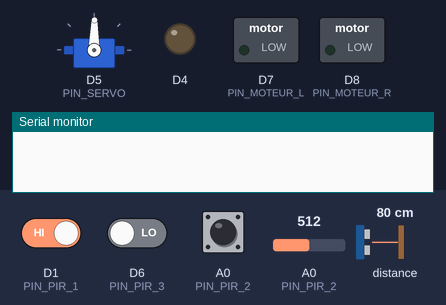
This sketch was run on a simulated ESP8266 (NodeMCU). On the bench: servo, switched loads named in the sketch (green lamp = pin HIGH), output pins drawn as LEDs (lit = HIGH, except the on-board LED, lit = LOW), the last lines printed to the serial monitor. Dashed ring = blinking. The test bench sets the inputs (shaded band); at power-on: D1 (PIN_PIR_1) HIGH, A0 (PIN_PIR_2) = 512, distance to the obstacle 80 cm, D6 (PIN_PIR_3) LOW, A0 (PIN_PIR_2) HIGH. The echo pulse lasts 58.3 µs per cm. At 32.2 s the program restarts the board; the recording ends there.

Above: at 13.3 s.
13.4 s: D1 (PIN_PIR_1) driven LOW
At 17.83 s:
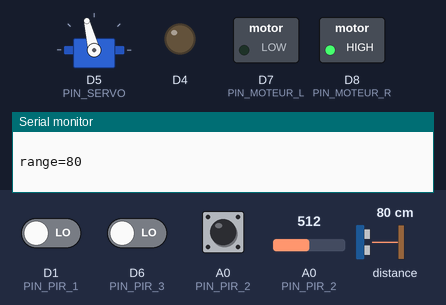
19.2 s: A0 (PIN_PIR_2) set to 493
At 24.3 s:
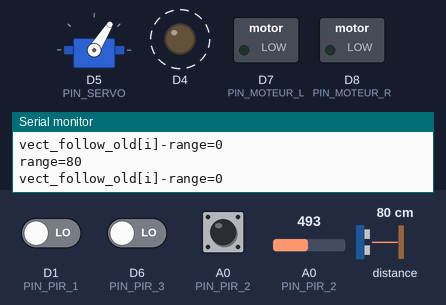
25.1 s: distance to the obstacle set to 35 cm
At 27.25 s:
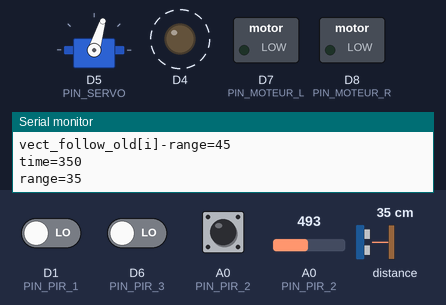
28.6 s: distance to the obstacle set to 2 cm
At 29.8 s:
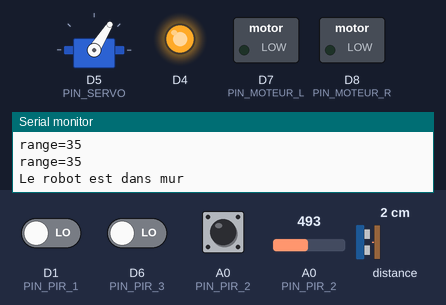
Timing chart, 0 to 31.6 s (numbered marks = the images above; inputs shaded):
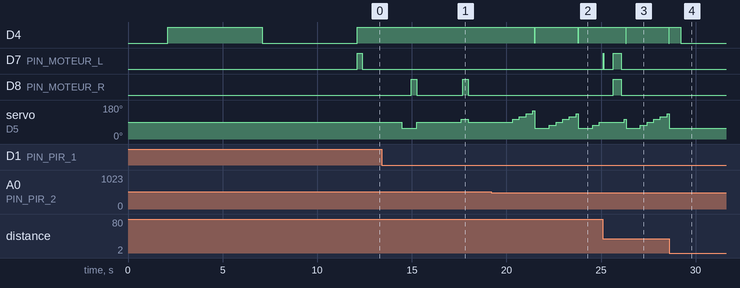

The sketch:

main.ino
```cpp
#include "control.h"
#include "exception.h"

#define BAUDRATE      115200

Robot robot;

void setup() {
  // put your setup code here, to run once:
  Serial.begin(BAUDRATE);
  delay(1000);
  pinMode(BUILTIN_LED, OUTPUT);
  digitalWrite(BUILTIN_LED,HIGH);

  //Tempo
  delay(5000);
  digitalWrite(BUILTIN_LED,LOW);
  delay(5000);
  digitalWrite(BUILTIN_LED,HIGH);
}

int a=0;
void loop() {
  digitalWrite(BUILTIN_LED,HIGH);
  try{
    robot.robot_handler();
  }catch (Robot_Exception e){
    cout << e.Get_message();
    robot.arreter();
    for (int i=0; i<3; i++){
      digitalWrite(BUILTIN_LED,LOW);
      delay(500);
      digitalWrite(BUILTIN_LED,LOW);
      delay(500);
    }
    exit(-1);
  }

  //Tempo
  digitalWrite(BUILTIN_LED,LOW);
  delay(10);
}
```

constantes.h
```cpp
//SERVO
#include <iostream>
#include <string>

using namespace std;

//Valeurs en °
#define SERVO_AMP           70.0
#define SERVO_MIDDLE        89.0
#define MAX_SERVO_ANGLE     (SERVO_MIDDLE+SERVO_AMP)
#define MIN_SERVO_ANGLE     (SERVO_MIDDLE-SERVO_AMP)
#define SERVO_DIV           9                           //angle de 15,5° par div
#define SERVO_PAS           (((2*SERVO_AMP)-1)/SERVO_DIV)
#define SERVO_TPS           100

//MOTEURS
#define MOTOR_PAS_DELAY     3       //=1°
#define MOTOR_MIN_ANGLE     SERVO_PAS/2       //en °

//ROBOT
#define TIME_RECHERCHE      5
#define DIST_TARGET         20
#define MAX_RANGE_DETECT    5      //en cm. Seuil pour detecter un mouvemnt dans recherche()
#define MAX_RANGE_MODIF     100      //en cm. Seuil pour suivre une personne
#define MAX_TIME_APPROCHE   1500
#define VITESSE             0.1     //en cm/ms (pour v_ref=1 m/s)
#define ANGLE_PIR_1         0
#define ANGLE_PIR_2         180
#define ANGLE_PIR_3         270

//PINS
#define PIN_ULTRASON        D3
#define PIN_SERVO           D5
#define PIN_PIR_1           D1
#define PIN_PIR_2           A0
#define PIN_PIR_3           D6
#define PIN_MOTEUR_R        D8
#define PIN_MOTEUR_L        D7

//Tab exception
const string TAB_EXCEP[3]={"Le robot est dans mur","Le robot est perdu","Le robot est aveugle"};
```

control.cpp
```cpp
// Class Robot
#include "control.h"
#include "constantes.h"

Robot :: Robot() :
  dist_follow(0),
  c_recherche(INT16_MAX),
  moteur_r(PIN_MOTEUR_R),
  moteur_l(PIN_MOTEUR_L),
  servo(PIN_SERVO),
  ultrason(PIN_ULTRASON),
  pir1(PIN_PIR_1),
  pir2(PIN_PIR_2),
  pir3(PIN_PIR_3)
{
  ultrason.get_value();
  moteur_r.init_moteur();
  moteur_l.init_moteur();
  servo.set_value(SERVO_MIDDLE);
  delay(1000);
}

void Robot :: avancer(){
  moteur_r.set_value(true);
  moteur_l.set_value(true);
}

void Robot :: arreter(){
  moteur_r.set_value(false);
  moteur_l.set_value(false);
}

void Robot :: tourner(int angle){
  if (abs(angle)>MOTOR_MIN_ANGLE){
    if (angle>0){
      moteur_l.set_value(false);
      moteur_r.set_value(true);
    }else{
      moteur_l.set_value(true);
      moteur_r.set_value(false);
    }
    delay (abs(angle*MOTOR_PAS_DELAY));
    arreter();
  }
}

float Robot :: recherche(){
  int ultrason_mes=0;
  int diff=0;
  float angle_detect=-1;
  old_mesure=mesure;
  mesure.clear();

  servo.set_value(MIN_SERVO_ANGLE);
  delay((SERVO_DIV+1)*SERVO_TPS);
  int i=0;
  int range=0;
  while (servo.get_value()<MAX_SERVO_ANGLE && angle_detect==-1){
    recherche_PIR();
    range=ultrason.get_value();
    mesure.push_back(range);
    if (old_mesure.size()!=0){
      //Debug :
      Serial.print("mesure="); Serial.print(mesure[i]); Serial.print(" et old="); Serial.println(old_mesure[i]);
      diff=old_mesure[i]-mesure[i];
      if (diff>MAX_RANGE_DETECT){
        angle_detect=MIN_SERVO_ANGLE+i*SERVO_PAS;
      }
    }

    Serial.print("range="); Serial.println(range);

    delay(SERVO_TPS);
    servo++;
    i++;
    delay(SERVO_TPS);
  }


  if (angle_detect!=-1){
    dist_follow=range;
    servo.set_value(angle_detect);
    old_mesure.clear();
    mesure.clear();
  }

  return angle_detect;
}

void Robot :: approche(int time){
  //Approche
  servo.set_value(SERVO_MIDDLE);
  delay ((SERVO_DIV/2)*SERVO_TPS);
  c_recherche=0;
  avancer();
  //DEBUG
  Serial.print("time=");Serial.println(time);
  int actual_time=millis();
  while (dist_follow>DIST_TARGET && (millis()-actual_time)<time){
    dist_follow=ultrason.get_value();
    delay(SERVO_TPS);
  }
  arreter();
}

void Robot :: suivre(){
  int range=0;
  int ok=false;
  int nb_boucle=5; //Forcémenet impair et inférieur à SERVO_DIV
  vect_follow_old=vect_follow;
  vect_follow.clear();

  servo.set_value(SERVO_MIDDLE -((nb_boucle-1)/2)*SERVO_PAS);
  delay((SERVO_DIV/2)*SERVO_TPS);
  for (int i=0; i<nb_boucle && !ok; i++){
    recherche_PIR();
    delay(SERVO_TPS);
    range=ultrason.get_value();

    vect_follow.push_back(range);
    Serial.print("range=");Serial.println(range);

    if (vect_follow_old.size()!=0){

      //DEBUG
      Serial.print("vect_follow_old[i]-range=");Serial.println(vect_follow_old[i]-range);


      if (abs(vect_follow_old[i]-range)<MAX_RANGE_MODIF && abs(vect_follow_old[i]-range)>MAX_RANGE_DETECT){
        //On se remet dans l'allignement
        tourner((i-((nb_boucle+1)/2))*SERVO_PAS);
        dist_follow=range;
        approche(dist_follow/VITESSE);
        ok=true;
        vect_follow_old.clear();
        vect_follow.clear();
      }
    }
    delay(SERVO_TPS);
    if (i<nb_boucle){
      servo++;
    }
  }

}

void Robot :: recherche_PIR(){
  int angle = -1;
  if (pir1.get_value()){
    angle=ANGLE_PIR_1;
  }else if (pir2.get_value()){
    angle=ANGLE_PIR_2;
  }else if (pir3.get_value()){
    angle=ANGLE_PIR_3;
  }
  if (angle!=-1){
    tourner(angle-SERVO_MIDDLE);
    servo.set_value(SERVO_MIDDLE);
    delay(2000);
    c_recherche=0;
  }
}

int Robot :: robot_handler(){
  float angle_find=-1;
  //Vérification des PIR
  recherche_PIR();
  //recherche
  if (c_recherche>TIME_RECHERCHE){
    angle_find=recherche();
    if (angle_find!=-1){
      c_recherche=0;
      tourner(angle_find-SERVO_MIDDLE);
      approche(dist_follow/VITESSE);
      //Reset suivre vect
      vect_follow_old.clear();
      vect_follow.clear();
    }
  }else{
    c_recherche++;
    suivre();
  }
  return (int)angle_find;
}
```

control.h
```cpp
// Fichier pour la gestion du robot
#include "header.h"
#include "pins_arduino.h"
#include <vector>

using namespace std;

class Robot {
    public :
        //Actionneurs
            Moteur moteur_r;
            Moteur moteur_l;
            ServoMoteur servo;
        //Capteurs
            Ultrason ultrason;
            Mouvement pir1;
            Mouvement pir2;
            Mouvement pir3;

        //Constructeur
            Robot();

        //Méthodes
            void avancer();
            void arreter();
            void tourner(int angle);
            float recherche();
            void recherche_PIR();
            void suivre();
            void approche(int time);

        //Handler
            int robot_handler();

    private:
        vector<int> mesure;
        vector<int> old_mesure;
        vector<int> diff;

        vector<int> vect_follow;        //3 mesures droite + centre + gauche
        vector<int> vect_follow_old;

        int dist_follow;
        int c_recherche;

}; 
```

exception.cpp
```cpp
#include "exception.h"
#include "constantes.h"

Robot_Exception :: Robot_Exception(int ID):id(ID){
    if (ID<=sizeof(TAB_EXCEP)){
        message=TAB_EXCEP[ID];
    }
}
```

exception.h
```cpp
#include "stdio.h"
#include <iostream>
#include <string>

using namespace std;

class Robot_Exception{
    public:
        Robot_Exception(int ID);
        string Get_message(){return message;}
    private :
        int id;
        string message;
};
```

header.h
```cpp
#include "Servo.h"
#include "math.h"
#include <stdio.h>
#include <string.h>
#include <inttypes.h>
#include "Arduino.h"
#include "pins_arduino.h"
//#include "constantes.h"


template <class T> class Capteur {

  public :
  //Constructeur
  Capteur(int p);
  //Destructeur
  //~Capteur();
  //Fonction
  virtual T get_value(void)=0;
  protected :
  int pin;

};

class Ultrason :  public Capteur<int> {
  public :
    //Constructeur
    Ultrason(int p);
    //Destructeur
    //~Capteur();
    //Fonction
    /*
    @brief  : get the distance mesured by the ultrasonic sensor
    @return : range in centimeter
    @param  : none
    */
    virtual int get_value();

  private :
    int duration();
};

class Mouvement : public Capteur<bool> {
  public :
    //Constructeur
    Mouvement(int p);
    //Méthodes
    /*
    @brief  : get the value of the PIR sensor
    @return : true if someone if detected and false otherwise
    @param  : none
    */
    virtual bool get_value(void);

  private :
    bool digital;
};

template <class Y> class Actionneur {

  public :
    //Constructeur
    Actionneur(int p);

    //Fonction
    virtual void set_value(Y)=0;

  protected :
    int pin;
};

class Moteur : public Actionneur<bool>{
  public :
    //Constructeur
    Moteur();
    Moteur(int p);
    //Destructeur
    //~Capteur();
    //Fonction
    virtual void set_value(bool b);
    void set_pin(int p);
    void init_moteur(void);
};

class ServoMoteur : public Actionneur<float> {
  public :
    Servo servo;
    //Constructeur
    ServoMoteur(int p);
    //Destructeur
    //~Capteur();
    //Fonction
    virtual void set_value(float value);
    float get_value(){return angle;};
    ServoMoteur operator++ (int);
    ServoMoteur operator-- (int);
  private :
    float angle;    //comris entre 0 et 180°
};
```

source.cpp
```cpp
#include "header.h"
#include "Servo.h"
#include <stdio.h>
#include <string.h>
#include <inttypes.h>
#include "Arduino.h"
#include "constantes.h"
#include "exception.h"

template class Capteur <int>;
template class Capteur <float>;
template class Actionneur <int>;
template class Actionneur <float>;

//Constructeur
template <class T> Capteur <T>:: Capteur(int p){
   pin=p;
}

Ultrason :: Ultrason(int p): Capteur(p){}

//fonction

int Ultrason :: get_value(){
    int RangeInCentimeters;
    RangeInCentimeters = duration() / 29 / 2;
    if (RangeInCentimeters<MAX_RANGE_DETECT){
      Robot_Exception e(0);
      throw e;
    }
    return RangeInCentimeters;
}


int Ultrason ::duration() {
    pinMode(pin, OUTPUT);
    digitalWrite(pin, LOW);
    delayMicroseconds(2);
    digitalWrite(pin, HIGH);
    delayMicroseconds(5);
    digitalWrite(pin, LOW);
    pinMode(pin, INPUT);
    int duration;
    duration = pulseIn(pin, HIGH);
    return duration;
}

//fonction
Mouvement :: Mouvement(int p):Capteur(p){
  if (p==A0){
    digital=false;
  }else{
    digital=true;
  }
}

bool Mouvement :: get_value(void){

  int sensorValue = digitalRead(pin);
  if (digital){
    //DIGITAL
    if(sensorValue == HIGH){
        return true;//yes,return ture
    }else{
      return false;//no,return false
    }
  }else{
    //ANALOG
    int sensor_read=analogRead(pin);
    if (sensor_read>500){
      return true;
    }else{
      return false;
    }
  }


}

//################## ACTIONNEURS ##################

//Constructeur
template <class Y> Actionneur <Y>:: Actionneur(int p){
   pin=p;
}

Moteur :: Moteur() : Actionneur(-1){

}

Moteur :: Moteur(int p): Actionneur(p){
  pinMode(pin, OUTPUT);
}

//Fonction
void Moteur :: set_value(bool b){

  if(b){
    digitalWrite(pin,HIGH);
  }else{
    digitalWrite(pin,LOW);
  }


}
void Moteur :: init_moteur(void){
  pinMode(pin, OUTPUT);
  Serial.println("PIN OK ");
}

void Moteur :: set_pin(int p){
  pin=p;
}

ServoMoteur :: ServoMoteur(int p): Actionneur(p){
  servo.attach(p); // attaches the servo on pin 9 to the servo object
}

//fonction
void ServoMoteur :: set_value(float value){
  angle=value;
  if(angle>MAX_SERVO_ANGLE){        //Mise en place du saturateur
    angle=MAX_SERVO_ANGLE;
  }
  if(angle<MIN_SERVO_ANGLE){
    angle=MIN_SERVO_ANGLE;
  }
  servo.write(angle);       //Set angle du servo
  delay(100);
}

ServoMoteur ServoMoteur :: operator++(int){
  angle+=SERVO_PAS;
  delay(50);
  set_value(angle);
  return *this;
}

ServoMoteur ServoMoteur :: operator--(int){
  angle-=SERVO_PAS;
  set_value(angle);
  return *this;
}
```

Measured:
- the behaviour switches between 501 and 500 on A0 (PIN_PIR_2) (found by bisection; images 1 and 2)
- after the input at 13.4 s, D7 (PIN_MOTEUR_L): stops changing and stays LOW; D8 (PIN_MOTEUR_R): alternates HIGH for 0.27 s and LOW for 2.5 s, starting after 1.6 s
- after the input at 19.2 s, D4: alternates HIGH for 2.3 s and LOW for 0.01 s, starting after 2.3 s; D8 (PIN_MOTEUR_R): stops changing and stays LOW
- after the input at 25.1 s, D7 (PIN_MOTEUR_L): LOW → HIGH at once, → LOW 0.05 s later, → HIGH 0.50 s later, → LOW 0.41 s later; D8 (PIN_MOTEUR_R): LOW → HIGH after 0.55 s, → LOW 0.41 s later
- after the input at 28.6 s, servo on D5 (PIN_SERVO): stops changing and stays 58°
- by itself, servo on D5 (PIN_SERVO): ramps from 58° to 150° and jumps back, once every 2.3 s
